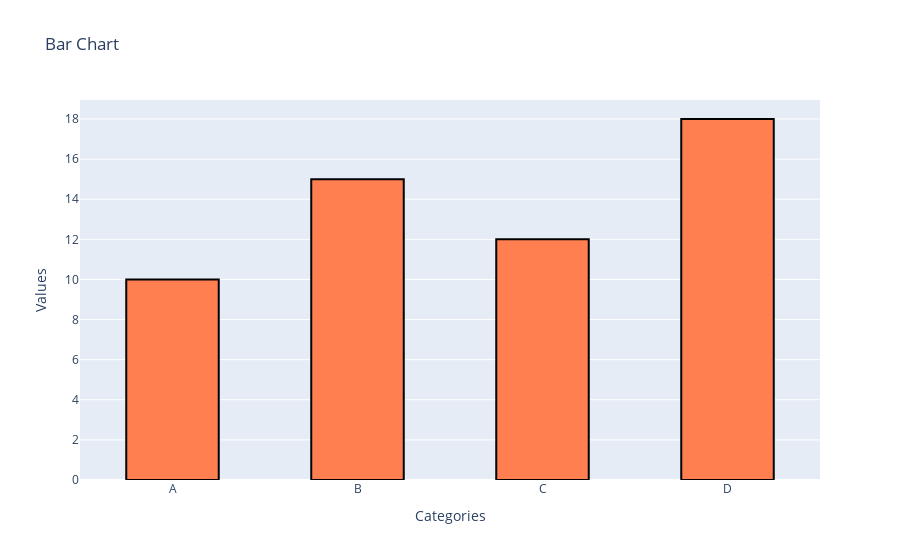

Notebook source saved alongside this figure:
### Code cell
# Data for the plot
x = ['A', 'B', 'C', 'D']
y = [10, 15, 12, 18]

# Create bar chart
fig = go.Figure(go.Bar(x=x, y=y, marker=dict(color='coral', line=dict(color='black', width=2))))

# Update layout (customizing title and axis labels)
fig.update_layout(title='Bar Chart ',
                  xaxis_title='Categories',
                  yaxis_title='Values')

# Customizing bar width
fig.update_traces(width=0.5)

fig.show()

### Figure 1 — Plotly figure (JSON) as saved in the notebook; plotly's stock layout.template omitted (floating-point values rounded to 4 significant figures)
{"data": [{"marker": {"color": "coral", "line": {"color": "black", "width": 2}}, "type": "bar", "width": 0.5, "x": ["A", "B", "C", "D"], "y": [10, 15, 12, 18]}], "layout": {"title": {"text": "Bar Chart "}, "xaxis": {"title": {"text": "Categories"}}, "yaxis": {"title": {"text": "Values"}}}}
